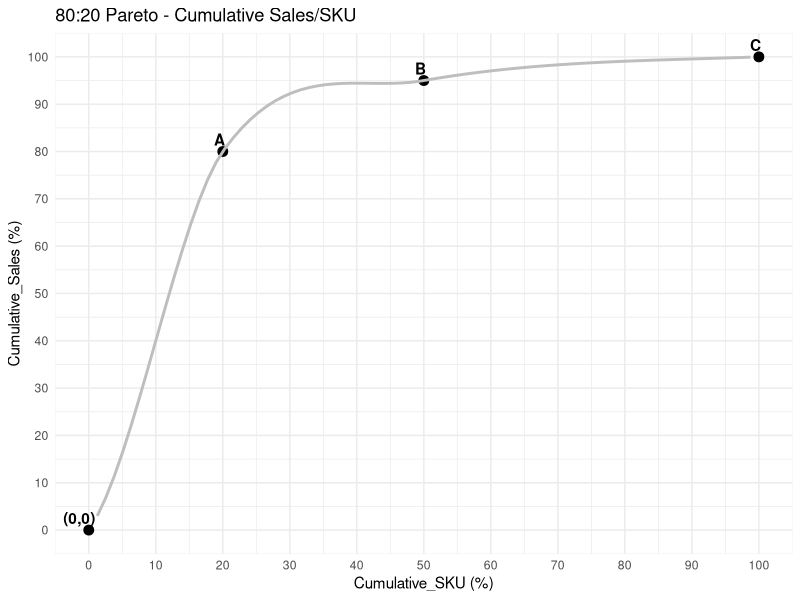
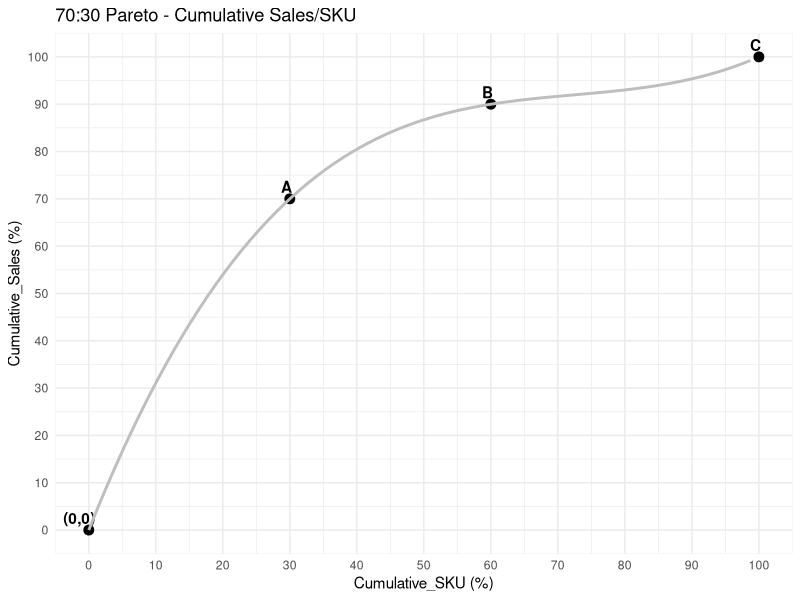
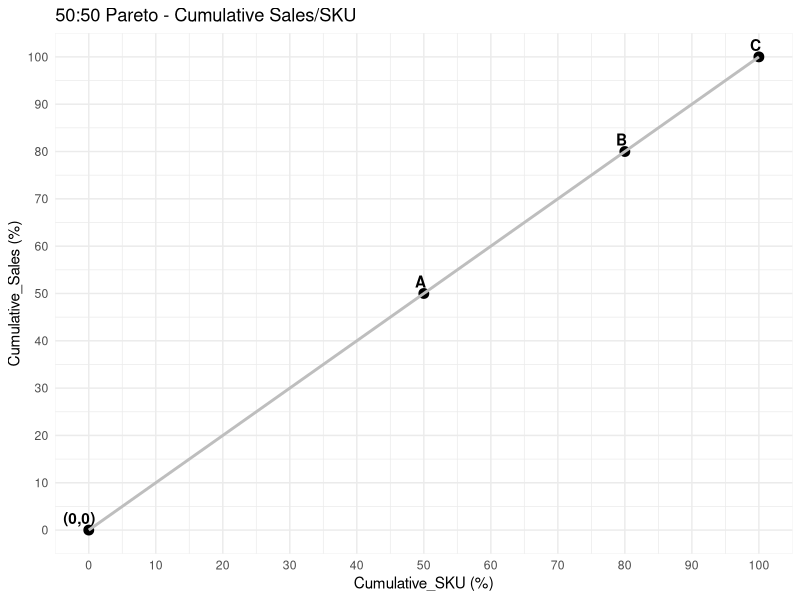

Write R code to recreate these figures, in order.
# SC_Data_Science_ABC_Slotting

library(ggplot2)
library(dplyr)
library(tidyr)
library(stringr)

## 80:20 ABC Curve Example

Classification <-c("(0,0)","A","B","C")
Sales <- c("0%","80%","15%","5%")
SKU <- c("0%","20%","30%","50%")

ABC_80_20 <- data.frame(Classification,Sales, SKU)

glimpse(ABC_80_20)

ABC_80_20$Sales <- str_remove(ABC_80_20$Sales,"%")
ABC_80_20$SKU <- str_remove(ABC_80_20$SKU,"%")

ABC_80_20$Sales <- as.numeric(ABC_80_20$Sales)
ABC_80_20$SKU <- as.numeric(ABC_80_20$SKU)

### Calculate the cumulative sum of Sales and SKUs
ABC_80_20$Cumulative_Sales <- cumsum(ABC_80_20$Sales)
ABC_80_20$Cumulative_SKU <- cumsum(ABC_80_20$SKU)

### Plotting 80:20 Example

ggplot(ABC_80_20, aes(x = Cumulative_SKU, y = Cumulative_Sales, label = Classification)) +
  geom_point(size = 3) +  # Scatter plot points
  geom_text(vjust = -0.5, hjust = 0.8, color = "black", fontface = "bold") +
  geom_smooth(method = "loess", se = FALSE, color = "grey") +
  labs(title = "80:20 Pareto - Cumulative Sales/SKU",
       x = "Cumulative_SKU (%)",
       y = "Cumulative_Sales (%)") +
  scale_x_continuous(limits = c(0, 100), breaks = seq(0, 100, by = 10)) +  # Set x-axis limit and breaks
  scale_y_continuous(limits = c(0, 100), breaks = seq(0, 100, by = 10)) +  # Set y-axis limit and breaks
  theme_minimal()

## 70:30 ABC Curve Example

Classification2 <-c("(0,0)","A","B","C")
Sales2 <- c("0%","70%","20%","10%")
SKU2 <- c("0%","30%","30%","40%")

ABC_70_30 <- data.frame(Classification2,Sales2, SKU2)

glimpse(ABC_70_30)

ABC_70_30$Sales2 <- str_remove(ABC_70_30$Sales2,"%")
ABC_70_30$SKU2 <- str_remove(ABC_70_30$SKU2,"%")

ABC_70_30$Sales2 <- as.numeric(ABC_70_30$Sales2)
ABC_70_30$SKU2 <- as.numeric(ABC_70_30$SKU2)

### Calculate the cumulative sum of Sales and SKUs
ABC_70_30$Cumulative_Sales2 <- cumsum(ABC_70_30$Sales2)
ABC_70_30$Cumulative_SKU2 <- cumsum(ABC_70_30$SKU2)

### Plotting 70:30 Example

ggplot(ABC_70_30, aes(x = Cumulative_SKU2, y = Cumulative_Sales2, label = Classification2)) +
  geom_point(size = 3) +  # Scatter plot points
  geom_text(vjust = -0.5, hjust = 0.8, color = "black", fontface = "bold") +
  geom_smooth(method = "lm", formula = y ~ poly(x, 3), se = FALSE, color = "grey") +
  labs(title = "70:30 Pareto - Cumulative Sales/SKU",
       x = "Cumulative_SKU (%)",
       y = "Cumulative_Sales (%)") +
  scale_x_continuous(limits = c(0, 100), breaks = seq(0, 100, by = 10)) +  # Set x-axis limit and breaks
  scale_y_continuous(limits = c(0, 100), breaks = seq(0, 100, by = 10)) +  # Set y-axis limit and breaks
  theme_minimal()

## 50:50 ABC Curve Example

Classification3 <-c("(0,0)","A","B","C")
Sales3 <- c("0%","50%","30%","20%")
SKU3 <- c("0%","50%","30%","20%")

ABC_50_50 <- data.frame(Classification3,Sales3, SKU3)

glimpse(ABC_50_50)

ABC_50_50$Sales3 <- str_remove(ABC_50_50$Sales3,"%")
ABC_50_50$SKU3 <- str_remove(ABC_50_50$SKU3,"%")

ABC_50_50$Sales3 <- as.numeric(ABC_50_50$Sales3)
ABC_50_50$SKU3 <- as.numeric(ABC_50_50$SKU3)

### Calculate the cumulative sum of Sales and SKUs

ABC_50_50$Cumulative_Sales3 <- cumsum(ABC_50_50$Sales3)
ABC_50_50$Cumulative_SKU3 <- cumsum(ABC_50_50$SKU3)

### Plotting 50:50 Example

ggplot(ABC_50_50, aes(x = Cumulative_SKU3, y = Cumulative_Sales3, label = Classification3)) +
  geom_point(size = 3) +  # Scatter plot points
  geom_text(vjust = -0.5, hjust = 0.8, color = "black", fontface = "bold") +
  geom_smooth(method = "lm", se = FALSE, color = "grey") +
  labs(title = "50:50 Pareto - Cumulative Sales/SKU",
       x = "Cumulative_SKU (%)",
       y = "Cumulative_Sales (%)") +
  scale_x_continuous(limits = c(0, 100), breaks = seq(0, 100, by = 10)) +  # Set x-axis limit and breaks
  scale_y_continuous(limits = c(0, 100), breaks = seq(0, 100, by = 10)) +  # Set y-axis limit and breaks
  theme_minimal()





